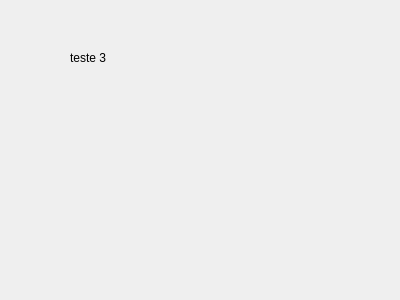
<?xml version="1.0" encoding="UTF-8"?>
<ui version="4.0">
 <class>WizardPage</class>
 <widget class="QWizardPage" name="WizardPage">
  <property name="geometry">
   <rect>
    <x>0</x>
    <y>0</y>
    <width>400</width>
    <height>300</height>
   </rect>
  </property>
  <property name="windowTitle">
   <string>WizardPage</string>
  </property>
  <widget class="QLabel" name="label">
   <property name="geometry">
    <rect>
     <x>70</x>
     <y>50</y>
     <width>53</width>
     <height>15</height>
    </rect>
   </property>
   <property name="text">
    <string>teste 3</string>
   </property>
  </widget>
 </widget>
 <resources/>
 <connections/>
</ui>
